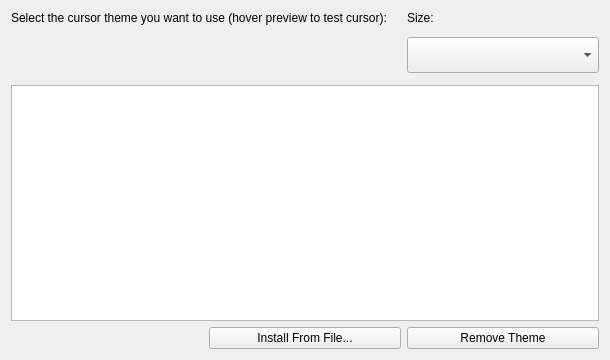
<?xml version="1.0" encoding="UTF-8"?>
<ui version="4.0">
 <class>ThemePage</class>
 <widget class="QWidget" name="ThemePage">
  <property name="geometry">
   <rect>
    <x>0</x>
    <y>0</y>
    <width>610</width>
    <height>360</height>
   </rect>
  </property>
  <layout class="QGridLayout" name="gridLayout">
   <item row="1" column="0" rowspan="3" colspan="2">
    <widget class="PreviewWidget" name="preview" native="true">
     <property name="sizePolicy">
      <sizepolicy hsizetype="Preferred" vsizetype="Preferred">
       <horstretch>0</horstretch>
       <verstretch>0</verstretch>
      </sizepolicy>
     </property>
     <property name="minimumSize">
      <size>
       <width>0</width>
       <height>48</height>
      </size>
     </property>
    </widget>
   </item>
   <item row="0" column="0" colspan="2">
    <widget class="QLabel" name="label">
     <property name="text">
      <string>Select the cursor theme you want to use (hover preview to test cursor):</string>
     </property>
    </widget>
   </item>
   <item row="2" column="2">
    <widget class="QComboBox" name="sizeComboBox">
     <property name="sizePolicy">
      <sizepolicy hsizetype="Preferred" vsizetype="MinimumExpanding">
       <horstretch>0</horstretch>
       <verstretch>0</verstretch>
      </sizepolicy>
     </property>
     <property name="sizeAdjustPolicy">
      <enum>QComboBox::AdjustToMinimumContentsLengthWithIcon</enum>
     </property>
     <property name="iconSize">
      <size>
       <width>0</width>
       <height>0</height>
      </size>
     </property>
    </widget>
   </item>
   <item row="0" column="2">
    <widget class="QLabel" name="sizeLabel">
     <property name="text">
      <string comment="@label:listbox cursor size">Size:</string>
     </property>
    </widget>
   </item>
   <item row="4" column="0" rowspan="4" colspan="3">
    <widget class="QListView" name="view">
     <property name="sizePolicy">
      <sizepolicy hsizetype="Expanding" vsizetype="Expanding">
       <horstretch>0</horstretch>
       <verstretch>1</verstretch>
      </sizepolicy>
     </property>
     <property name="alternatingRowColors">
      <bool>true</bool>
     </property>
     <property name="verticalScrollMode">
      <enum>QAbstractItemView::ScrollPerPixel</enum>
     </property>
    </widget>
   </item>
   <item row="8" column="2">
    <widget class="KPushButton" name="removeButton">
     <property name="text">
      <string>Remove Theme</string>
     </property>
    </widget>
   </item>
   <item row="8" column="1">
    <widget class="KPushButton" name="installButton">
     <property name="text">
      <string>Install From File...</string>
     </property>
    </widget>
   </item>
  </layout>
 </widget>
 <customwidgets>
  <customwidget>
   <class>KPushButton</class>
   <extends>QPushButton</extends>
   <header>kpushbutton.h</header>
  </customwidget>
  <customwidget>
   <class>PreviewWidget</class>
   <extends>QWidget</extends>
   <header>previewwidget.h</header>
   <container>1</container>
  </customwidget>
 </customwidgets>
 <connections/>
</ui>
